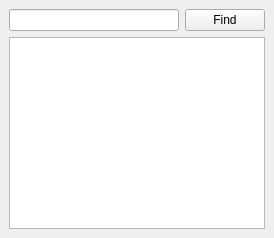
<?xml version="1.0" encoding="UTF-8"?>
<ui version="4.0">
 <class>MainWindow</class>
 <widget class="QMainWindow" name="MainWindow">
  <property name="windowTitle">
   <string>match-search</string>
  </property>
  <widget class="QWidget" name="centralwidget">
   <layout class="QVBoxLayout" name="verticalLayout_2">
    <item>
     <layout class="QHBoxLayout" name="horizontalLayout">
      <item>
       <widget class="QLineEdit" name="regex"/>
      </item>
      <item>
       <widget class="QPushButton" name="search">
        <property name="text">
         <string>Find</string>
        </property>
       </widget>
      </item>
     </layout>
    </item>
    <item>
     <widget class="QPlainTextEdit" name="searchOutput"/>
    </item>
   </layout>
  </widget>
 </widget>
 <resources/>
 <connections/>
</ui>
